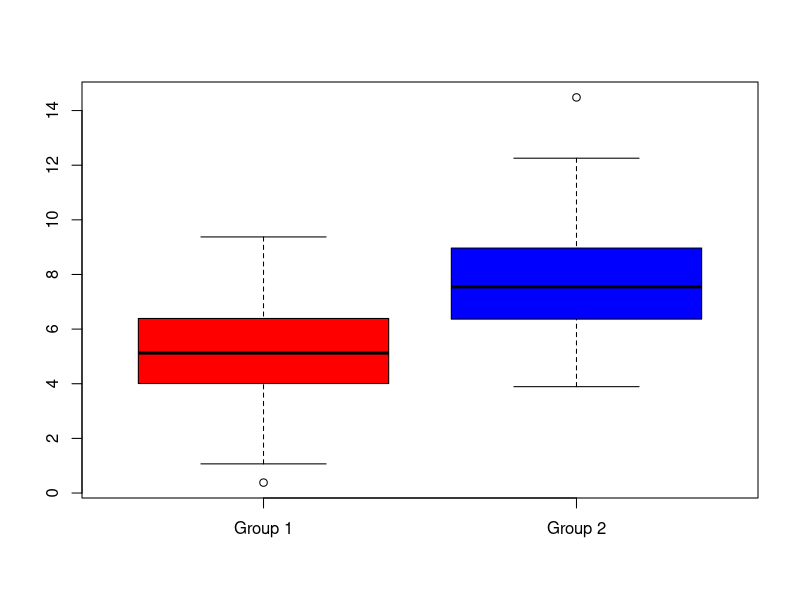

Write R code to recreate this figure.
m <- 1:100
siglevel <- 0.05
(1 - (1 - (siglevel / m)) ^ m)

dtf <- read.csv("data/teaching_methods.csv")
summary(aov(Test ~ Method, data = dtf))
summary(aov(Satisfaction ~ Method, data = dtf))

set.seed(123)
x1 <- rnorm(100, mean = 5, sd = 2)
x2 <- rnorm(100, mean = 8, sd = 2)

boxplot(x1, x2, names = c("Group 1", "Group 2"), col = c("red", "blue"))
t.test(x1, x2)
